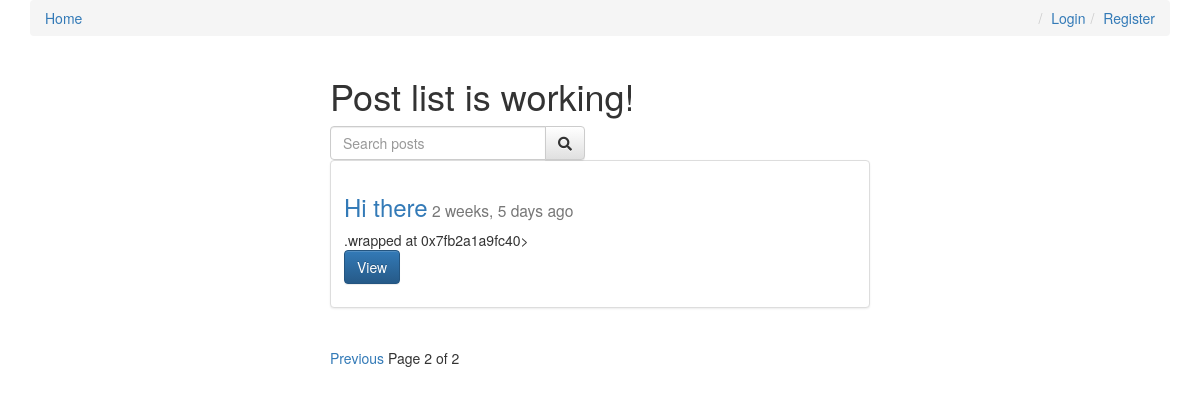
Page /?page=2 on the earlier database version.
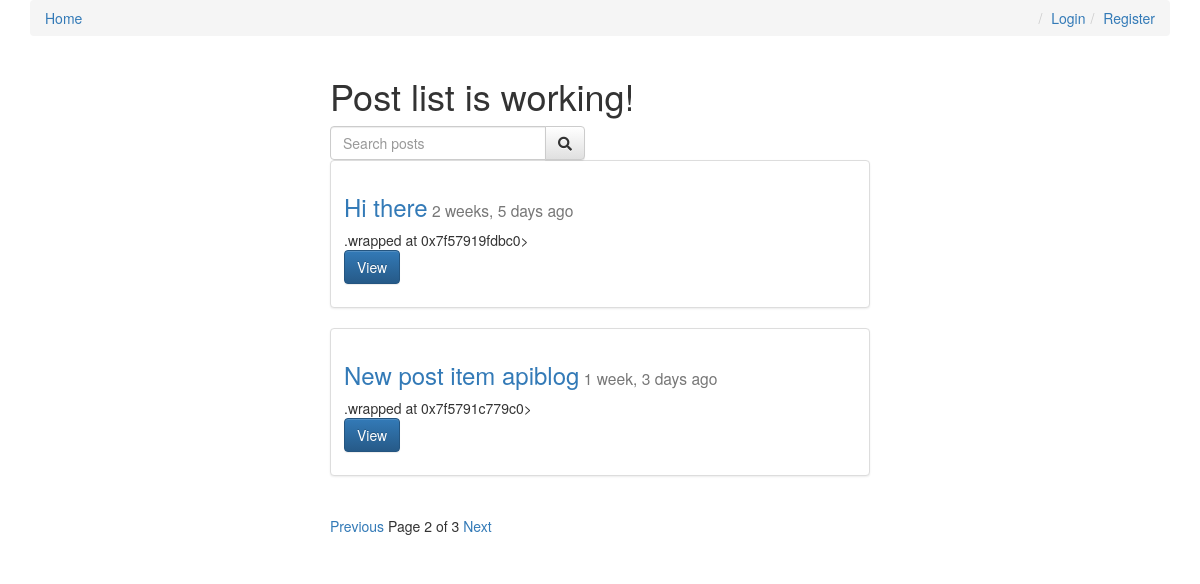
Same page on the later database version.
### posts/models.py (models this page shows, shortened)
class Post(models.Model):
    user = models.ForeignKey(settings.AUTH_USER_MODEL, default=1, null=True, on_delete=models.SET_NULL)
    title = models.CharField(max_length=255)
    slug = models.SlugField(unique=True)
    image = models.ImageField(upload_to=upload_location,
            null=True,
            blank=True,
            width_field="width_field",
            height_field="height_field")
    height_field = models.IntegerField(default=0)
    width_field = models.IntegerField(default=0)
    content = models.TextField()
    draft = models.BooleanField(default=False)
    publish = models.DateField(auto_now=False, auto_now_add=False)
    read_time = models.IntegerField(default=0) # models.TimeField(null=True, blank=True)
    updated = models.DateTimeField(auto_now=True, auto_now_add=False)
    timestamp = models.DateTimeField(auto_now=False, auto_now_add=True)
    objects = PostManager()
    def get_absolute_url(self):
        return reverse("posts:detail", kwargs={"slug": self.slug})
    def get_markdown(self):
        content = self.content
        markdown_text = markdown(content)
        return mark_safe(markdown_text)

### posts/views.py (the view, shortened to what this page needs)
# urls.py: re_path(r'^$', post_list, name='list'),
def post_list(request):
    today = timezone.now().date()
    queryset_list = Post.objects.active() # filter(draft=False).filter(publish__lte=timezone.now()) #all().order_by("-timestamp")
    if request.user.is_staff or not request.user.is_superuser:
        queryset_list = Post.objects.all()
    query = request.GET.get("q")
    paginator = Paginator(queryset_list, 2)
    page_request_var = "page"
    page = request.GET.get(page_request_var)
    try:
        queryset = paginator.page(page)
    except PageNotAnInteger:
        queryset = paginator.page(1)
    except EmptyPage:
        queryset = paginator.page(paginator.num_pages)
    context = {
        "object_list": queryset,
        "title": "Post list is working!",
        "page_request_var": page_request_var,
        "today": today,
    }
    return render(request, "post_list.html", context)

### posts/models.py (called while the page is built)
    def active(self, *args, **kwargs):
        return super(PostManager, self).filter(draft=False).filter(publish__lte=timezone.now())

### templates/post_list.html (shortened to what this page needs)
{% extends "base.html" %}
{% block content %}
<div class="col-sm-6 col-sm-offset-3">
  <h1>{{ title }}</h1>
  <form class="row" method="GET" action="">
    <div class="col-sm-6">
      <div class="input-group">
        <input class="form-control" type="text" name="q" placeholder="Search posts" value="{{ request.GET.q }}">
        <span class="input-group-btn">
          <button class="btn btn-default" type="submit"><i class="fa fa-search"></i></button>
        </span>
    </div>
  </div>
  </form>
  {% for obj in object_list %}
    <div class="row">
      <div class="col-sm-12">
        <div class="thumbnail">
          <div class="caption post-detail-item">
            <h3>
              <a href='{{ obj.get_absolute_url }}'>{{ obj.title }}</a><small> {{ obj.publish | timesince }} ago</small>
            </h3>
            {{ obj.get_markdown|safe }}
            <p><a href="{{ obj.get_absolute_url }}" class="btn btn-primary" role="button">View</a></p>
          </div>
        </div>
      </div>
    </div>
  {% endfor %}
  <div class="pagination">
    <span class="step-links">
      {% if object_list.has_previous %}
        <a href="?{{ page_request_var }}={{ object_list.previous_page_number }}{% if request.GET.q %}&q={{ request.GET.q }}{% endif %}">Previous</a>
      {% endif %}
      <span class="current">
        Page {{ object_list.number }} of {{ object_list.paginator.num_pages }}
      </span>
      {% if object_list.has_next %}
        <a href="?{{ page_request_var }}={{ object_list.next_page_number }}{% if request.GET.q %}&q={{ request.GET.q }}{% endif %}">Next</a>
      {% endif %}
    </span>
  </div>
</div>
{% endblock content %}

### templates/base.html (shortened to what this page needs)
{% load staticfiles %}
<!DOCTYPE html>
<html lang="en">
<head>
    <link rel="stylesheet" href="https://maxcdn.bootstrapcdn.com/bootstrap/3.3.7/css/bootstrap.min.css">
    <link rel="stylesheet" href="https://maxcdn.bootstrapcdn.com/bootstrap/3.3.7/css/bootstrap-theme.min.css">
    <link rel="stylesheet" href="https://use.fontawesome.com/releases/v5.8.1/css/all.css">
    <link rel="stylesheet" href="https://cdnjs.cloudflare.com/ajax/libs/bootstrap-social/5.1.1/bootstrap-social.min.css">
    <link rel="stylesheet" href='{% static "css/base.css" %}'>
</head>
<body>
    <div class="container">
      <ul class="breadcrumb">
        <li><a href='{% url "posts:list" %}'>Home</a></li>
        {% if request.user.is_authenticated %}
        <li class="pull-right"><a href='{% url "logout" %}'>Logout</a></li>
        {% else %}
        <li class="pull-right"><a href='{% url "register" %}'>Register</a></li>
        <li class="pull-right"><a href='{% url "login" %}'>Login</a></li>
        {% endif %}
      </ul>
      {% block content %} {% endblock content %}
    </div>
</body>
</html>

Differences in the rows shown:
computed for Post "Hi there": get_markdown ".wrapped at 0x7fb2a1a9fc40>" → ".wrapped at 0x7f57919fdbc0>"
added Post: title "New post item apiblog", publish "1 week, 3 days", get_markdown ".wrapped at 0x7f5791c779c0>"
Other differences:
{{ object_list.paginator.num_pages }}: "2" → "3"
text now shown: "Next"
